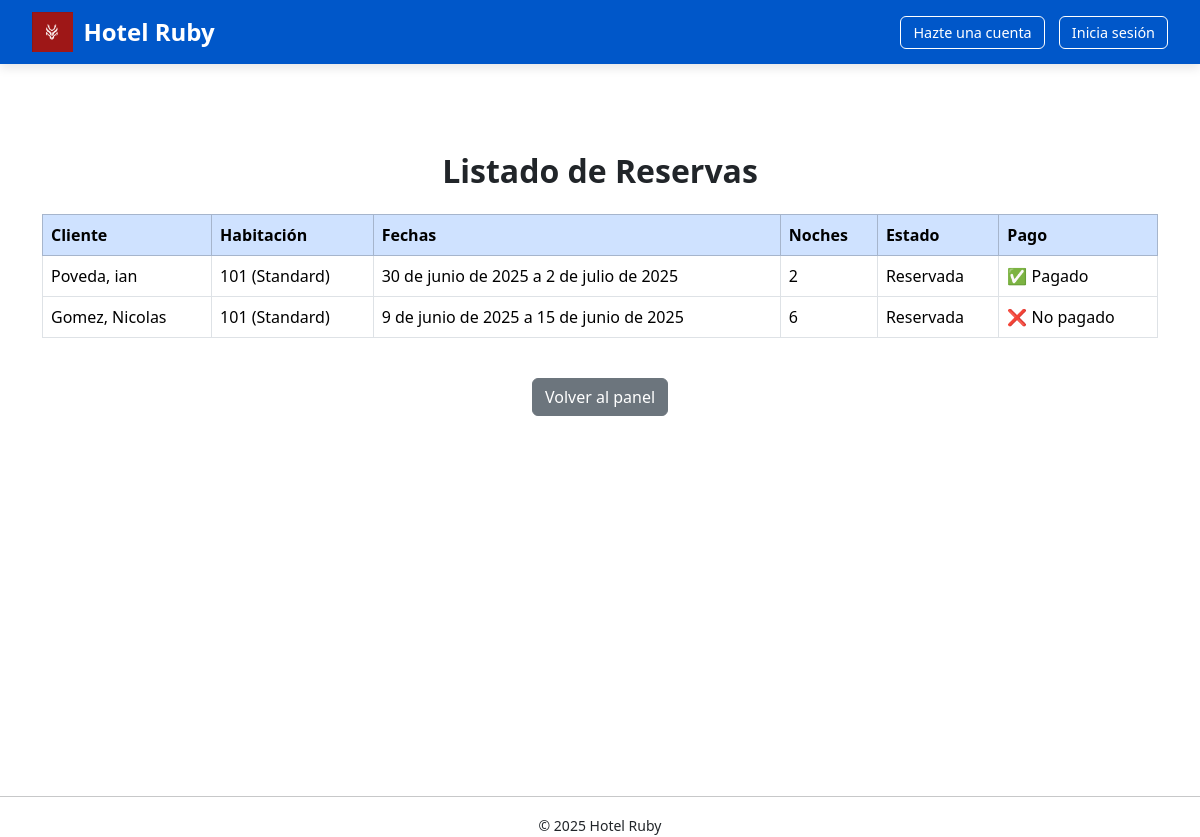
/ver-reservas/, run on an earlier commit of the app's database.
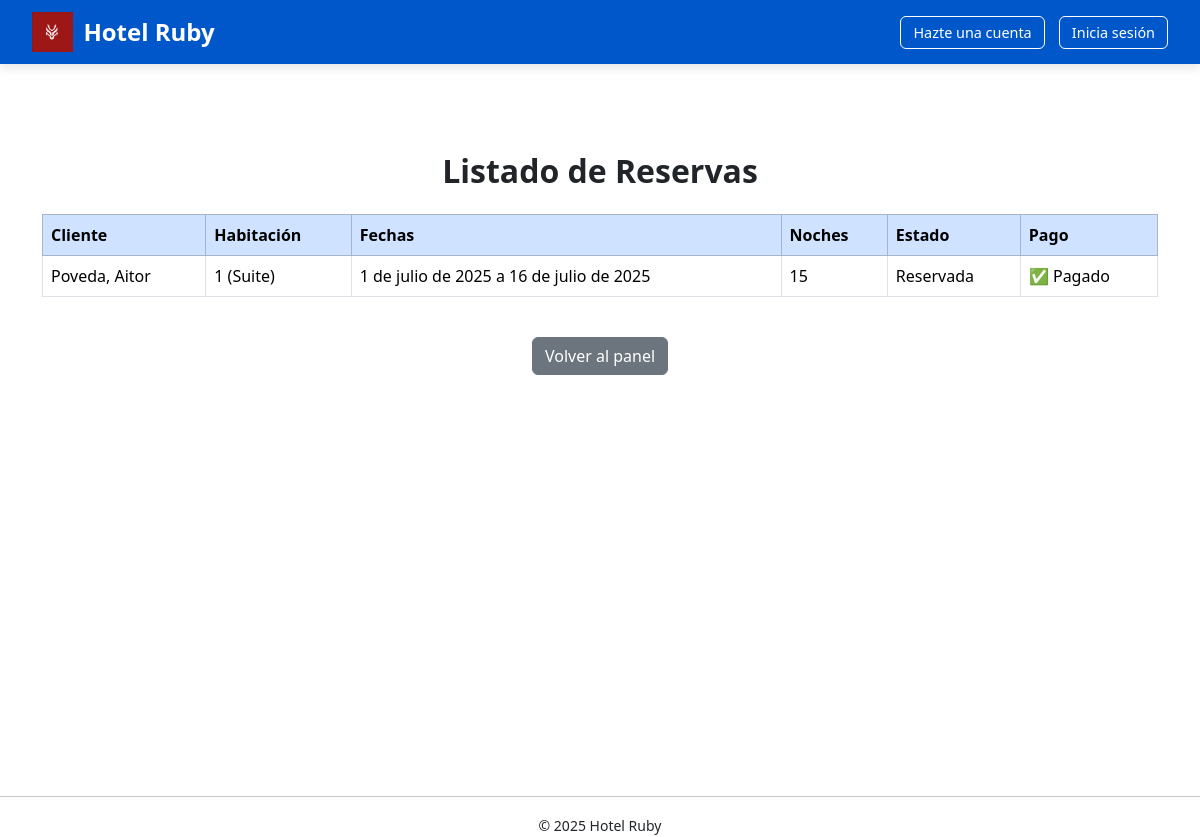
And on a later commit of the database.
### hotel/models.py (models this page shows, shortened)
class Reserva(models.Model):
    ESTADO = [
        ('RES', 'Reservada'),
        ('CAN', 'Cancelada'),
        ('FIN', 'Finalizada'),
    ]
    habitacion  = models.ForeignKey(Habitacion, on_delete=models.PROTECT)
    cliente     = models.ForeignKey(Cliente, on_delete=models.CASCADE)
    check_in    = models.DateField()
    check_out   = models.DateField()
    estado      = models.CharField(max_length=3, choices=ESTADO, default='RES')
    creado_el   = models.DateTimeField(auto_now_add=True)
    @property
    def noches(self):
        return (self.check_out - self.check_in).days

class Cliente(models.Model):
    nombres   = models.CharField(max_length=50)
    apellidos = models.CharField(max_length=50)
    email     = models.EmailField(unique=True)
    telefono  = models.CharField(max_length=20)
    dni       = models.CharField(max_length=15, unique=True)
    def __str__(self):
        return f'{self.apellidos}, {self.nombres}'

class Habitacion(models.Model):
    TIPO=[
        ("STD", "Standard"),
        ("DLX", "Deluxe"),
        ("STE", "Suite"),
    ]
    numero       = models.PositiveIntegerField(unique=True)
    tipo         = models.CharField(max_length=3, choices=TIPO)
    precio_noche = models.DecimalField(max_digits=8, decimal_places=2)
    capacidad    = models.PositiveIntegerField(validators=[MinValueValidator(1)])
    disponible   = models.BooleanField(default=True)

### hotel/views.py (the view)
# urls.py: path('ver-reservas/', views.listar_reservas, name='listar_reservas'),
def listar_reservas(request):
    reservas = Reserva.objects.all().order_by('-creado_el')
    return render(request, 'hotel/listar_reservas.html', {'reservas': reservas})

### hotel/templates/hotel/listar_reservas.html (shortened to what this page needs)
{% extends "base.html" %}
{% block content %}
<div class="container py-5">
  <h2 class="mb-4 text-center fw-bold">Listado de Reservas</h2>
  {% if reservas %}
    <div class="table-responsive">
      <table class="table table-bordered table-hover">
        <thead class="table-primary">
          <tr>
            <th>Cliente</th>
            <th>Habitación</th>
            <th>Fechas</th>
            <th>Noches</th>
            <th>Estado</th>
            <th>Pago</th>
          </tr>
        </thead>
        <tbody>
          {% for reserva in reservas %}
          <tr>
            <td>{{ reserva.cliente }}</td>
            <td>{{ reserva.habitacion.numero }} ({{ reserva.habitacion.get_tipo_display }})</td>
            <td>{{ reserva.check_in }} a {{ reserva.check_out }}</td>
            <td>{{ reserva.noches }}</td>
            <td>{{ reserva.get_estado_display }}</td>
            <td>
              {% if reserva.pago %}
                ✅ Pagado
              {% else %}
                ❌ No pagado
              {% endif %}
            </td>
          </tr>
          {% endfor %}
        </tbody>
      </table>
    </div>
  {% else %}
    <div class="alert alert-info text-center">No hay reservas registradas.</div>
  {% endif %}
  <div class="text-center mt-4">
    <a href="{% url 'hotel:listado_habitaciones' %}" class="btn btn-secondary">Volver al panel</a>
  </div>
</div>
{% endblock %}

What changed in the data, as far as the page shows it:
removed Reserva: cliente "Poveda, ian", habitacion.numero "101", habitacion.tipo "Standard", check_in "30 de junio de 2025", check_out "2 de julio de 2025", noches "2", estado "Reservada", shows "✅ Pagado"
removed Reserva: cliente "Gomez, Nicolas", habitacion.numero "101", habitacion.tipo "Standard", check_in "9 de junio de 2025", check_out "15 de junio de 2025", noches "6", estado "Reservada", shows "❌ No pagado"
added Reserva: cliente "Poveda, Aitor", habitacion.numero "1", habitacion.tipo "Suite", check_in "1 de julio de 2025", check_out "16 de julio de 2025", noches "15", estado "Reservada", shows "✅ Pagado"
